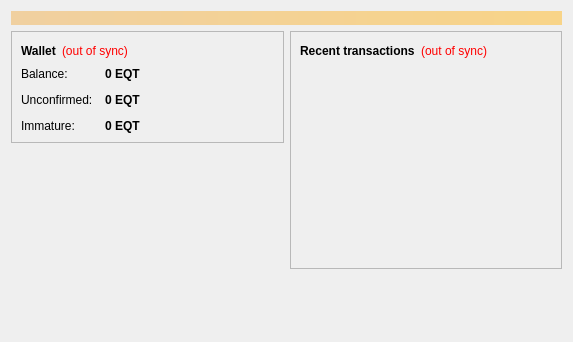
<?xml version="1.0" encoding="UTF-8"?>
<ui version="4.0">
 <class>OverviewPage</class>
 <widget class="QWidget" name="OverviewPage">
  <property name="geometry">
   <rect>
    <x>0</x>
    <y>0</y>
    <width>573</width>
    <height>342</height>
   </rect>
  </property>
  <property name="windowTitle">
   <string>Form</string>
  </property>
  <layout class="QVBoxLayout" name="topLayout">
   <item>
    <widget class="QLabel" name="labelAlerts">
     <property name="visible">
      <bool>false</bool>
     </property>
     <property name="styleSheet">
      <string notr="true">background-color: qlineargradient(x1: 0, y1: 0, x2: 1, y2: 0, stop:0 #F0D0A0, stop:1 #F8D488); color:#000000;</string>
     </property>
     <property name="wordWrap">
      <bool>true</bool>
     </property>
     <property name="margin">
      <number>3</number>
     </property>
    </widget>
   </item>
   <item>
    <layout class="QHBoxLayout" name="horizontalLayout" stretch="1,1">
     <item>
      <layout class="QVBoxLayout" name="verticalLayout_2">
       <item>
        <widget class="QFrame" name="frame">
         <property name="frameShape">
          <enum>QFrame::StyledPanel</enum>
         </property>
         <property name="frameShadow">
          <enum>QFrame::Raised</enum>
         </property>
         <layout class="QVBoxLayout" name="verticalLayout_4">
          <item>
           <layout class="QHBoxLayout" name="horizontalLayout_4">
            <item>
             <widget class="QLabel" name="label_5">
              <property name="font">
               <font>
                <weight>75</weight>
                <bold>true</bold>
               </font>
              </property>
              <property name="text">
               <string>Wallet</string>
              </property>
             </widget>
            </item>
            <item>
             <widget class="QLabel" name="labelWalletStatus">
              <property name="toolTip">
               <string>The displayed information may be out of date. Your wallet automatically synchronizes with the EquiTrader network after a connection is established, but this process has not completed yet.</string>
              </property>
              <property name="styleSheet">
               <string notr="true">QLabel { color: red; }</string>
              </property>
              <property name="text">
               <string notr="true">(out of sync)</string>
              </property>
              <property name="alignment">
               <set>Qt::AlignLeading|Qt::AlignLeft|Qt::AlignVCenter</set>
              </property>
             </widget>
            </item>
            <item>
             <spacer name="horizontalSpacer_2">
              <property name="orientation">
               <enum>Qt::Horizontal</enum>
              </property>
              <property name="sizeHint" stdset="0">
               <size>
                <width>40</width>
                <height>20</height>
               </size>
              </property>
             </spacer>
            </item>
           </layout>
          </item>
          <item>
           <layout class="QFormLayout" name="formLayout_2">
            <property name="fieldGrowthPolicy">
             <enum>QFormLayout::AllNonFixedFieldsGrow</enum>
            </property>
            <property name="horizontalSpacing">
             <number>12</number>
            </property>
            <property name="verticalSpacing">
             <number>12</number>
            </property>
            <item row="0" column="0">
             <widget class="QLabel" name="label">
              <property name="text">
               <string>Balance:</string>
              </property>
             </widget>
            </item>
            <item row="0" column="1">
             <widget class="QLabel" name="labelBalance">
              <property name="font">
               <font>
                <weight>75</weight>
                <bold>true</bold>
               </font>
              </property>
              <property name="cursor">
               <cursorShape>IBeamCursor</cursorShape>
              </property>
              <property name="toolTip">
               <string>Your current balance</string>
              </property>
              <property name="text">
               <string notr="true">0 EQT</string>
              </property>
              <property name="textInteractionFlags">
               <set>Qt::LinksAccessibleByMouse|Qt::TextSelectableByKeyboard|Qt::TextSelectableByMouse</set>
              </property>
             </widget>
            </item>
            <item row="1" column="0">
             <widget class="QLabel" name="label_3">
              <property name="text">
               <string>Unconfirmed:</string>
              </property>
             </widget>
            </item>
            <item row="1" column="1">
             <widget class="QLabel" name="labelUnconfirmed">
              <property name="font">
               <font>
                <weight>75</weight>
                <bold>true</bold>
               </font>
              </property>
              <property name="cursor">
               <cursorShape>IBeamCursor</cursorShape>
              </property>
              <property name="toolTip">
               <string>Total of transactions that have yet to be confirmed, and do not yet count toward the current balance</string>
              </property>
              <property name="text">
               <string notr="true">0 EQT</string>
              </property>
              <property name="textInteractionFlags">
               <set>Qt::LinksAccessibleByMouse|Qt::TextSelectableByKeyboard|Qt::TextSelectableByMouse</set>
              </property>
             </widget>
            </item>
            <item row="2" column="0">
             <widget class="QLabel" name="labelImmatureText">
              <property name="text">
               <string>Immature:</string>
              </property>
             </widget>
            </item>
            <item row="2" column="1">
             <widget class="QLabel" name="labelImmature">
              <property name="font">
               <font>
                <weight>75</weight>
                <bold>true</bold>
               </font>
              </property>
              <property name="toolTip">
               <string>Mined balance that has not yet matured</string>
              </property>
              <property name="text">
               <string notr="true">0 EQT</string>
              </property>
              <property name="textInteractionFlags">
               <set>Qt::LinksAccessibleByMouse|Qt::TextSelectableByKeyboard|Qt::TextSelectableByMouse</set>
              </property>
             </widget>
            </item>
           </layout>
          </item>
         </layout>
        </widget>
       </item>
       <item>
        <spacer name="verticalSpacer">
         <property name="orientation">
          <enum>Qt::Vertical</enum>
         </property>
         <property name="sizeHint" stdset="0">
          <size>
           <width>20</width>
           <height>40</height>
          </size>
         </property>
        </spacer>
       </item>
      </layout>
     </item>
     <item>
      <layout class="QVBoxLayout" name="verticalLayout_3">
       <item>
        <widget class="QFrame" name="frame_2">
         <property name="frameShape">
          <enum>QFrame::StyledPanel</enum>
         </property>
         <property name="frameShadow">
          <enum>QFrame::Raised</enum>
         </property>
         <layout class="QVBoxLayout" name="verticalLayout">
          <item>
           <layout class="QHBoxLayout" name="horizontalLayout_2">
            <item>
             <widget class="QLabel" name="label_4">
              <property name="text">
               <string>&lt;b&gt;Recent transactions&lt;/b&gt;</string>
              </property>
             </widget>
            </item>
            <item>
             <widget class="QLabel" name="labelTransactionsStatus">
              <property name="toolTip">
               <string>The displayed information may be out of date. Your wallet automatically synchronizes with the EquiTrader network after a connection is established, but this process has not completed yet.</string>
              </property>
              <property name="styleSheet">
               <string notr="true">QLabel { color: red; }</string>
              </property>
              <property name="text">
               <string notr="true">(out of sync)</string>
              </property>
              <property name="alignment">
               <set>Qt::AlignRight|Qt::AlignTrailing|Qt::AlignVCenter</set>
              </property>
             </widget>
            </item>
            <item>
             <spacer name="horizontalSpacer">
              <property name="orientation">
               <enum>Qt::Horizontal</enum>
              </property>
              <property name="sizeHint" stdset="0">
               <size>
                <width>40</width>
                <height>20</height>
               </size>
              </property>
             </spacer>
            </item>
           </layout>
          </item>
          <item>
           <widget class="QListView" name="listTransactions">
            <property name="styleSheet">
             <string notr="true">QListView { background: transparent; }</string>
            </property>
            <property name="frameShape">
             <enum>QFrame::NoFrame</enum>
            </property>
            <property name="verticalScrollBarPolicy">
             <enum>Qt::ScrollBarAlwaysOff</enum>
            </property>
            <property name="horizontalScrollBarPolicy">
             <enum>Qt::ScrollBarAlwaysOff</enum>
            </property>
            <property name="selectionMode">
             <enum>QAbstractItemView::NoSelection</enum>
            </property>
           </widget>
          </item>
         </layout>
        </widget>
       </item>
       <item>
        <spacer name="verticalSpacer_2">
         <property name="orientation">
          <enum>Qt::Vertical</enum>
         </property>
         <property name="sizeHint" stdset="0">
          <size>
           <width>20</width>
           <height>40</height>
          </size>
         </property>
        </spacer>
       </item>
      </layout>
     </item>
    </layout>
   </item>
  </layout>
 </widget>
 <resources/>
 <connections/>
</ui>
